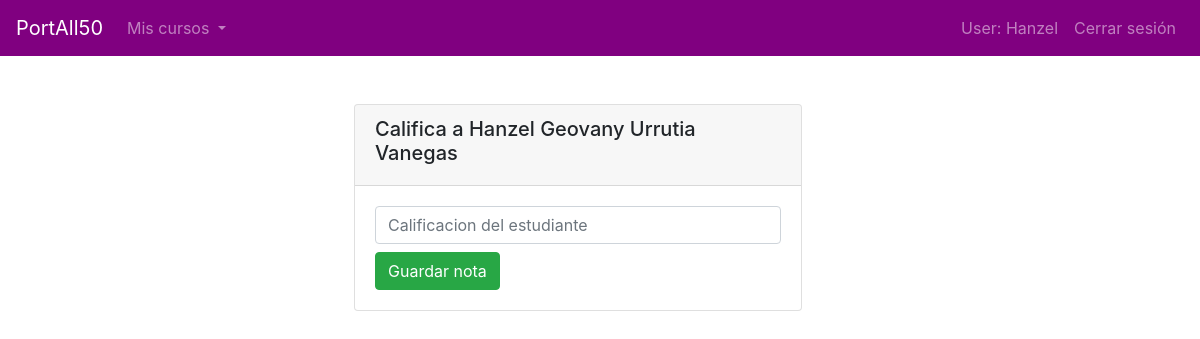
Page /calificarForo/7/2 (signed in) on the earlier database version.
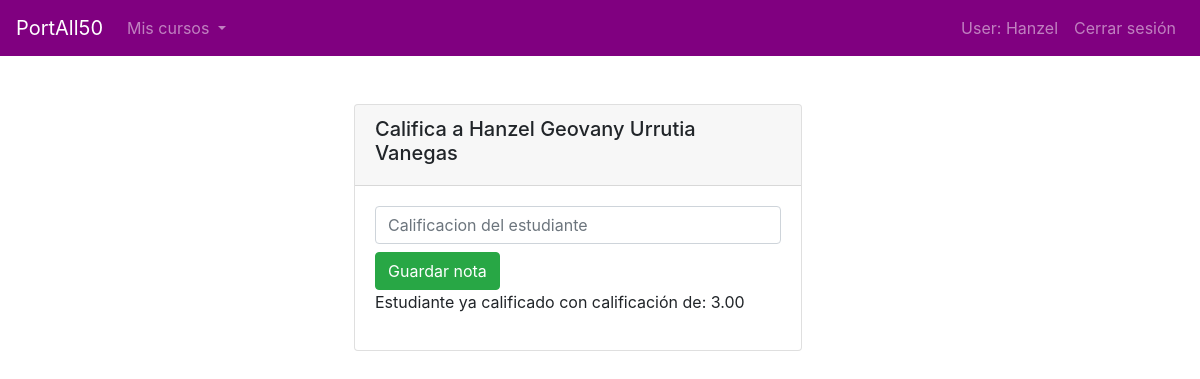
Same page on the later database version.
### PortAll50/models.py (models this page shows, shortened)
class RespuestaForo(models.Model):
    respuesa_foro = models.CharField(max_length=1000)
    fecha_respuesta = models.DateTimeField(auto_now_add=True)
    nota = models.DecimalField(decimal_places=2, max_digits=5, null=True)
    foro = models.ForeignKey(Foro, on_delete=CASCADE, related_name="respuestas")
    cuenta = models.ForeignKey(Cuenta, on_delete=CASCADE, related_name="respuestas")
    class Meta:
        verbose_name_plural = "RespuestasForo"

### PortAll50/views.py (the view, shortened to what this page needs)
# urls.py: path("calificarForo/<int:id_foro>/<int:id_estudiante>", views.calificarForo, name="calificarForo"),
def calificarForo(request, id_foro, id_estudiante):
    if request.method == "GET":
        foro = Foro.objects.get(id=id_foro)
        estudiante = User.objects.get(id=id_estudiante)
        cuenta = Cuenta.objects.get(username=estudiante)
        print(foro.id)
        try:
            try:
                notaForo = RespuestaForo.objects.get(cuenta=cuenta, foro=foro)
            except:
                notaForo = RespuestaForo.objects.get(cuenta=cuenta)
        except:
            notaForo = None
        context = {
            "foro": foro,
            "estudiante": estudiante,
            "notaForo": notaForo
        }
        return render(request, "PortAll50/calificarForo.html", context)

### PortAll50/templates/portall50/calificarForo.html (shortened to what this page needs)
{% extends 'base.html' %}
{% load bootstrap4 %}
{% load static %}
{% block main %}
    <div class="container">
        <div class="row">
            <div class="col-lg-3">
            </div>
            <div class="col-lg-5">
                <div class="card" style="width: 28rem;">
                    <div class="card-header">
                        <h5>Califica a {{estudiante.first_name}} {{estudiante.last_name}}</h5>
                    </div>
                    <div class="card-body">
                        <form method="POST" action="{% url 'calificarForo' foro.id estudiante.id %}" enctype="multipart/form-data">
                            <input required type="decimal" name="nota_estudiante" class="form-control" placeholder="Calificacion del estudiante" autocomplete="off" min="0">
                            <button type="submit" class="btn btn-success mt-2">Guardar nota</button>
                        </form>
                        {% if notaForo.nota %}
                            <p>Estudiante ya calificado con calificación de: {{notaForo.nota}}</p>
                        {% endif %}
                    </div>
                </div>
            </div>
            <div class="col-lg-3">
            </div>
        </div>
    </div>
{% endblock %}

Differences in the rows shown:
added RespuestaForo: nota "3.00"
Other differences:
text now shown: "Estudiante ya calificado con calificación de:"
